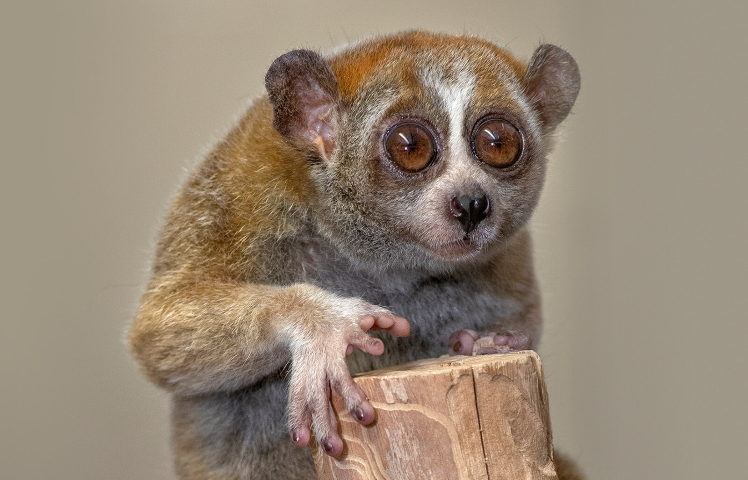
#> input picture loris_480p.png, 748 x 480 px
$ python -i transciever.py   (imports and definitions only)
#> lines starting #> are read from the running program, lines starting #| are printed output that depends on the picture
from PIL import Image
import numpy as np
import serial
import threading
import time

PORT = 'COM4'
BAUD = 112_000 * 4  # Max ~448_000 Baud

def process_image(image_path):
#> called with image_path = 'loris_480p.png'
    img = Image.open(image_path).convert("L")
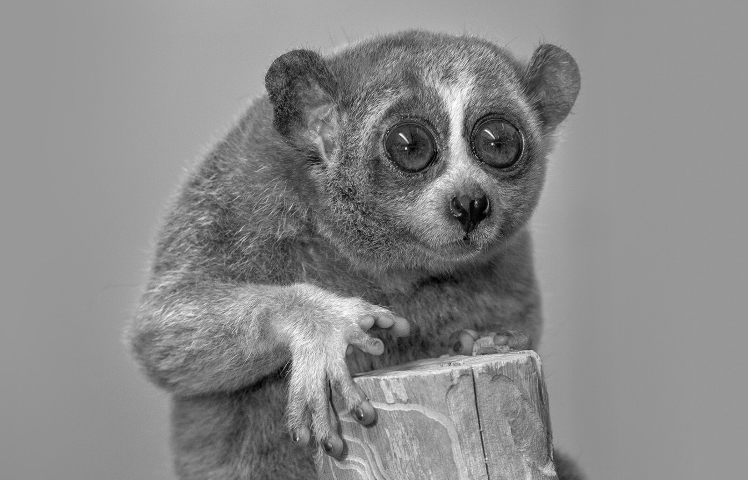
#> img: PIL image 748x480 L; min 0, max 251, mean 137

    rotated = False
    if img.width > img.height:
        img = img.rotate(90, expand=True)
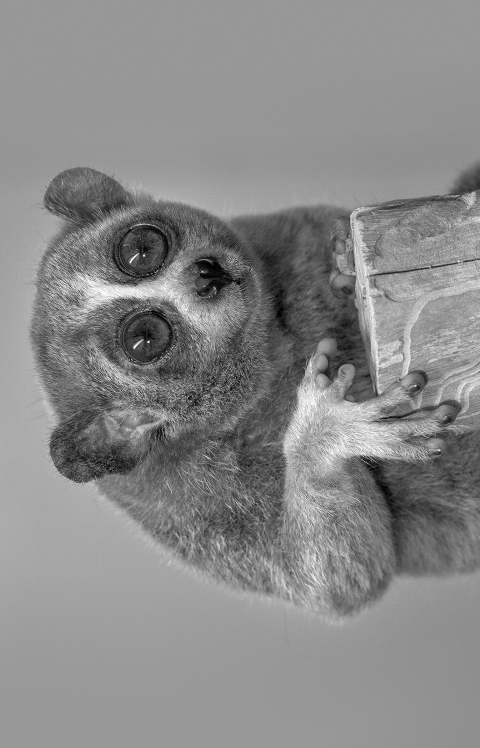
#> img: PIL image 480x748 L; min 0, max 251, mean 137
        rotated = True

    arr = np.array(img, dtype=np.uint8)
    height, width = arr.shape
#> height = 748; width = 480
    data = arr.flatten().tobytes()

    return data, width, height, rotated

def send_and_receive_image(image_path, output_path="output.png"):
    data, width, height, rotated = process_image(image_path)
#> width = 480; height = 748; rotated = True

    ser = serial.Serial(PORT, baudrate=BAUD)
    print("Pixels expected:", width * height)
#| Pixels expected: 359040

    def sender():
        ser.reset_input_buffer()
        ser.reset_output_buffer()
        ser.write(width.to_bytes(2, 'little'))
        ser.write(height.to_bytes(2, 'little'))
        ser.write(data)
        print("Image sent.")

    def receiver(timeout=10.0):
        print("Start receiving...")
        processed = bytearray()
        total = width * height
        start_time = time.time()

        while len(processed) < total:
            if ser.in_waiting:
                processed.append(ser.read(1)[0])
#> (this line was passed over: serial is not available in this run)
#> (this line was passed over: serial is not available in this run)
#> (this line was passed over: serial is not available in this run)
#> (this line was passed over: serial is not available in this run)
#> (this line was passed over: serial is not available in this run)
#> (this line was passed over: serial is not available in this run)
#> (this line was passed over: serial is not available in this run)
                start_time = time.time()
            elif time.time() - start_time > timeout:
                remaining = total - len(processed)
                processed.extend(b'\xFF' * remaining)
                print(f"\nTimeout. Filled {remaining} pixels with white.")
                break

        print("\nReception complete.")
        result = np.frombuffer(processed, dtype=np.uint8).reshape((height, width))

        max_val = result.max()
        if max_val > 0:
            result = (result.astype(np.float32) * (255.0 / max_val)).astype(np.uint8)

        img_out = Image.fromarray(result, mode='L')
        if rotated:
            img_out = img_out.rotate(-90, expand=True)

        img_out.save(output_path)
        print(f"Saved {output_path}")
        return processed

    t1 = threading.Thread(target=sender)
    t2 = threading.Thread(target=receiver)

    t1.start()
    t2.start()

    t1.join()
    result = t2.join()

    ser.close()
    return result

# Example call
# send_and_receive_image("input_images/loris_480p.png")

>>> result = send_and_receive_image('loris_480p.png')

$ run again, on loris_64p.png
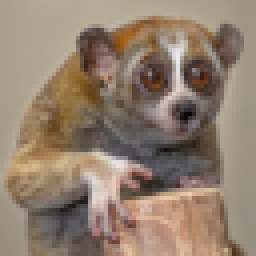
#> input picture loris_64p.png, 64 x 64 px (shown 4 times larger)
#> in process_image, `img = Image.open(image_path).convert("L")`:
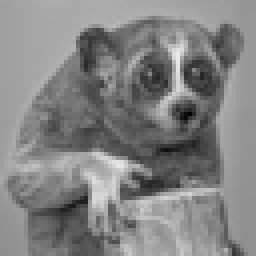
#> img: PIL image 64x64 L (shown 4 times larger); min 0, max 234, mean 130.8
#> in send_and_receive_image, `data, width, height, rotated = process_image(image_path)`: width = 64; rotated = False
#| Pixels expected: 4096
